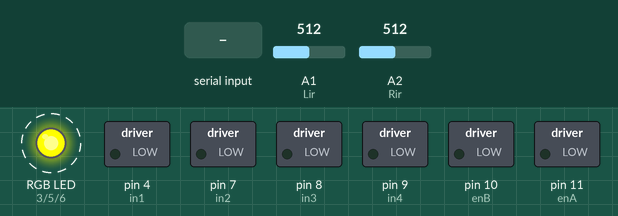
A sketch run on a simulated Arduino Uno, built with avr-gcc and run on an emulated ATmega328P. On the bench: switched loads named in the sketch (green lamp = pin HIGH), an RGB LED mixed from three pins (HIGH = lit). Dashed ring = blinking. Inputs (shaded band) come from the test bench; at power-on: A1 (Lir) = 512, A2 (Rir) = 512.

Above: at 1.27 s.
1.3 s: "d" received over Serial
At 2.9 s:
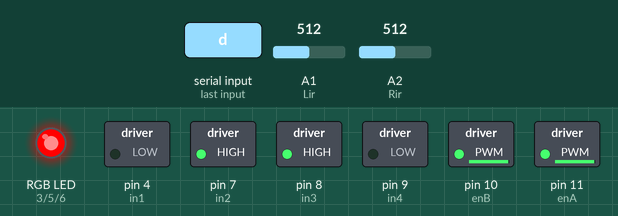
9.3 s: "f" received over Serial
At 9.87 s:
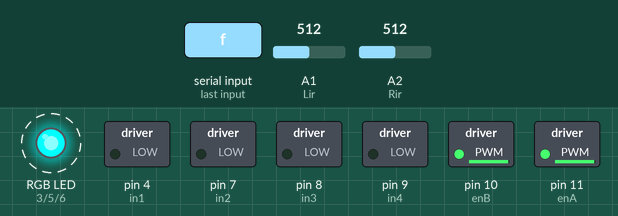
12.3 s: "l" received over Serial
At 12.58 s:
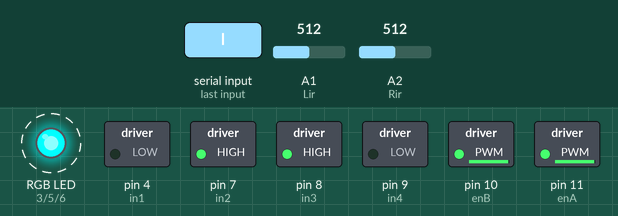
15.3 s: "r" received over Serial
At 16.18 s:
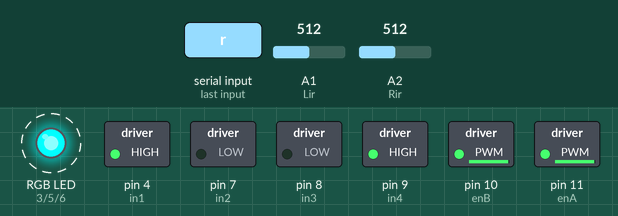
18.3 s: "b" received over Serial
At 18.88 s:
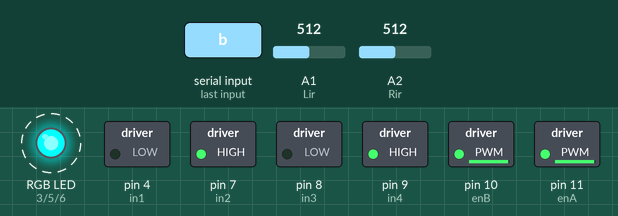
21.3 s: "v" received over Serial
At 23.1 s:
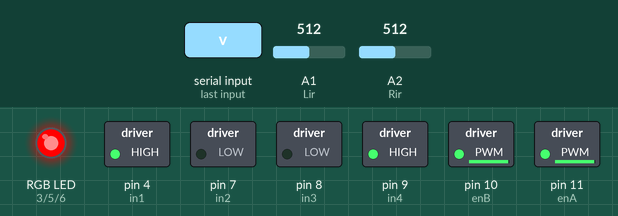
Timing chart, 0 to 25.3 s (numbered marks = the images above; inputs shaded):
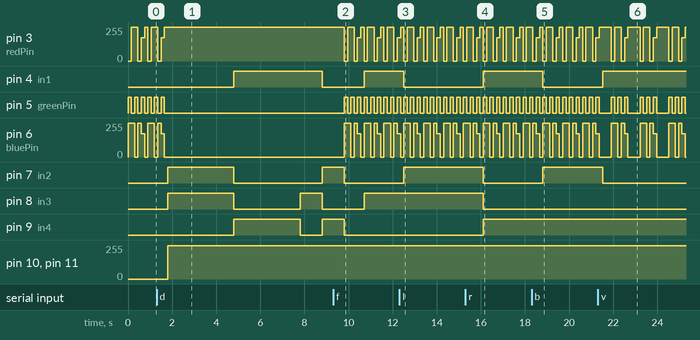

The sketch:

IR_10_80cm.ino
```cpp
// connect motor controller pins to Arduino digital pins
// motor one
int enA = 11;
int in1 = 4;
int in2 = 7;
// motor two
int enB = 10;
int in3 = 8;
int in4 = 9;
//ir sensor
#define Lir A1
#define Rir A2
//led
int redPin = 3;
int greenPin = 5;
int bluePin = 6;
#define COMMON_ANODE

char cmd = 's';


void setup()
{
  Serial.begin(9600);
  pinMode(redPin, OUTPUT);
  pinMode(greenPin, OUTPUT);
  pinMode(bluePin, OUTPUT);
  // set all the motor control pins to outputs
  pinMode(enA, OUTPUT);
  pinMode(enB, OUTPUT);
  pinMode(in1, OUTPUT);
  pinMode(in2, OUTPUT);
  pinMode(in3, OUTPUT);
  pinMode(in4, OUTPUT);
  // initialize digital pin 13 as an output.
  pinMode(Lir, INPUT);
  pinMode(Rir, INPUT);
}

uint16_t get_ir(uint16_t value){
    if (value < 10) value = 10;
    return ((67870.0 / (value - 3.0)) - 40.0);
  }

int is_obs(){
  uint16_t value_l = analogRead(Lir);
  uint16_t ds_l = get_ir(value_l);
  uint16_t value_r = analogRead(Rir);
  uint16_t ds_r = get_ir(value_r);
  if (ds_l>=300 && ds_r>=300){
    return 0;
  }//no obstacle
  else if (ds_l>=300 && ds_r<300){
    return 1;
  }//obstacle at right
  else if (ds_l<300 && ds_r>=300){
    return 2;
  }//obstacle at left
  else if (ds_l<300 && ds_r<300){
    return 3;
  }//obstacle at both side
}


void forward() //move forward
{
  //motor left
  digitalWrite(in1, HIGH);
  digitalWrite(in2, LOW);
  analogWrite(enA, 250);
  //motor right
  digitalWrite(in3, HIGH);
  digitalWrite(in4, LOW);
  analogWrite(enB, 250);
}

void left() //turn left
{
  //motor left
  digitalWrite(in1, LOW);
  digitalWrite(in2, HIGH);
  analogWrite(enA, 250);
  //motor right
  digitalWrite(in3, HIGH);
  digitalWrite(in4, LOW);
  analogWrite(enB, 250);
}

void right() //turn right
{
  //motor left
  digitalWrite(in1, HIGH);
  digitalWrite(in2, LOW);
  analogWrite(enA, 250);
  //motor right
  digitalWrite(in3, LOW);
  digitalWrite(in4, HIGH);
  analogWrite(enB, 250);
}

void back() //reverse
{
  //motor left
  digitalWrite(in1, LOW);
  digitalWrite(in2, HIGH);
  analogWrite(enA, 250);
  //motor right
  digitalWrite(in3, LOW);
  digitalWrite(in4, HIGH);
  analogWrite(enB, 250);
}

void stopmove() //stop move
{
  digitalWrite(in1, LOW);
  digitalWrite(in2, LOW);
  digitalWrite(in3, LOW);
  digitalWrite(in4, LOW);
}

void dance()
{
left();
delay(3000);
right();
delay(3000);
forward();
delay(1000);
back();
delay(1000);
stopmove();
}

void auto_drive()
{
  int obs = is_obs();
  if(obs==0){
    forward();
    //Serial.println("no obstacle");
  }
  else if (obs==1){
    stopmove();
    left();
    delay(300);
    //Serial.println("right obstacle");
  }
  else if (obs==2){
    stopmove();
    right();
    delay(300);
    //Serial.println("left obstacle");
  }
  else if (obs==3){
    stopmove();
    right();
    delay(400);
    //Serial.println("is that a wall?");
  }
}
//LED control
void setColor(int red, int green, int blue)
{
  #ifdef COMMON_ANODE
    red = 255 - red;
    green = 255 - green;
    blue = 255 - blue;
  #endif
  analogWrite(redPin, red);
  analogWrite(greenPin, green);
  analogWrite(bluePin, blue);
}

void loop()
{
  while (Serial.available() > 0)
  {
  cmd = Serial.read();
  //Serial.print(cmd);
  delay(2);
  }
  if (cmd == 'f')
  {
    forward();
  }
  else if(cmd == 'l')
  {
    left();
  }
  else if(cmd == 'r')
  {
    right();

  }
  else if(cmd == 'b')
  {
    back();

  }
  else if(cmd == 'd')
  {
      dance();
  }
  else if (cmd=='v')
  {
    auto_drive();
  }
  else if(cmd == 's')
  {
    stopmove();
  }

  setColor(255, 0, 0);  // red
  delay(150);
  setColor(0, 255, 0);  // green
  delay(150);
  setColor(0, 0, 255);  // blue
  delay(150);
  setColor(255, 255, 0);  // yellow
  delay(150);
  setColor(80, 0, 80);  // purple
  delay(150);
  setColor(0, 255, 255);  // aqua
  delay(150);

}
```

Measured:
- after the input at 1.3 s, pin 3 (redPin): goes on until 1.7 s, then stays 255/255; pin 4 (in1): LOW → HIGH after 3.5 s, → LOW 4.0 s later; pin 5 (greenPin): goes on until 1.7 s, then stays LOW; pin 6 (bluePin): goes on until 1.7 s, then stays 0/255; pin 7 (in2): LOW → HIGH after 0.50 s, → LOW 3.0 s later, → HIGH 4.0 s later
- after the input at 9.3 s, pin 4 (in1): LOW → HIGH after 1.4 s; pin 7 (in2): goes on until 9.8 s, then stays LOW
- after the input at 12.3 s, pin 4 (in1): HIGH → LOW after 0.21 s; pin 7 (in2): LOW → HIGH after 0.21 s
- after the input at 15.3 s, pin 4 (in1), pin 9 (in4): LOW → HIGH after 0.81 s; pin 7 (in2), pin 8 (in3): HIGH → LOW after 0.81 s
- after the input at 18.3 s, pin 4 (in1): HIGH → LOW after 0.51 s; pin 7 (in2): LOW → HIGH after 0.51 s
- after the input at 21.3 s, pin 4 (in1): LOW → HIGH after 0.22 s; pin 7 (in2): HIGH → LOW after 0.22 s
- by itself, pin 5 (greenPin): alternates HIGH for 0.15 s and LOW for 0.15 s
